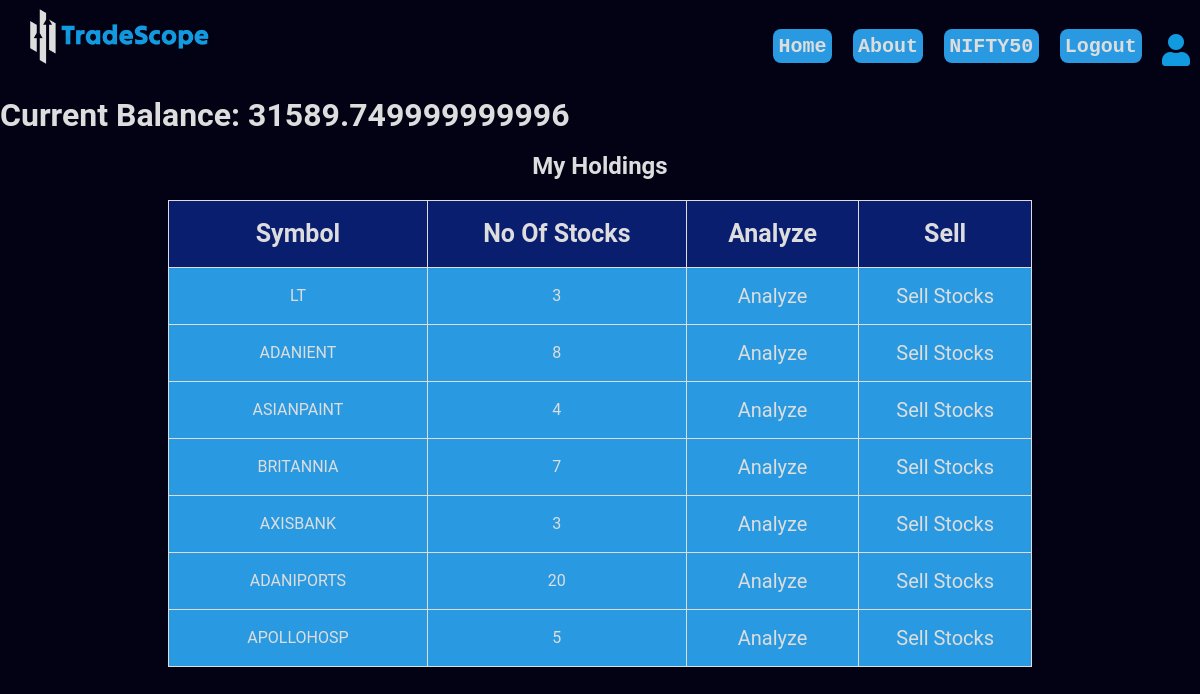
/selling_market (signed in), run on an earlier commit of the app's database.
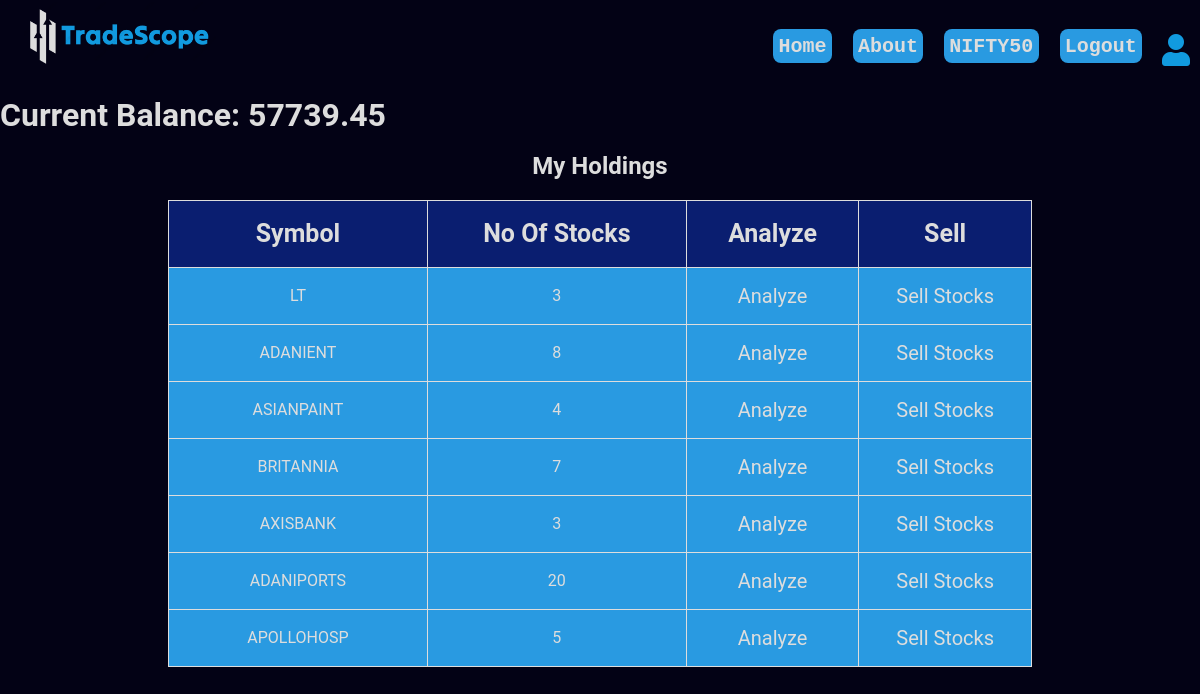
And on a later commit of the database.
### app.py (models this page shows, shortened)
class User(db.Model):
    id = db.Column(db.Integer, primary_key=True)
    username = db.Column(db.String(100), unique=True, nullable=False)
    password_hash = db.Column(db.String(200), nullable=False)
    full_name= db.Column(db.String(100), nullable=True)
    mobile_number=db.Column(db.String(10),nullable=True)
    email=db.Column(db.String(100),nullable=True)
    balance = db.Column(db.Integer,nullable=True)
    holdings=db.Column(db.String(255),nullable=True)
    watchlist=db.Column(db.Text,nullable=True)
    def read_csv_to_dictionary(self,username):
        csv_file_name = f"{username}_file.csv"
        your_dictionary = {}
        with open(csv_file_name, "r") as csvfile:
            csv_reader = csv.reader(csvfile)
            for row in csv_reader:
                key, value = row
                your_dictionary[key] = int(value)  # Assuming values are integers
        return your_dictionary

### app.py (the view)
@app.route('/selling_market',methods=['GET'])
def selling_market():
    username=session['username']
    user = User.query.filter_by(username=username).first()
    balance=user.balance
    holdings=user.read_csv_to_dictionary(session['username'])
    return render_template('selling_market.html',holdings=holdings,balance=balance)

### templates/selling_market.html (shortened to what this page needs)
<!DOCTYPE html>
<html lang="en">
<head>
    <link rel="stylesheet" type="text/css" href="{{ url_for('static', filename='style.css') }}">
</head>
<body>
    <div class="top_nav_bar">
        <div class="top_nav_icon">
            <div class="top_nav_logo">
                <img style="width: 80%; height: 100%; margin-left:0 ;" src="static/logo.png" alt="TradeScope logo">
            </div>
        </div>
        <div class="top_nav_menu">
            <ul>
                <link rel="stylesheet" href="https://cdnjs.cloudflare.com/ajax/libs/font-awesome/5.15.3/css/all.min.css" />
                <a href="/homepage" class="top_nav_button">Home</a>
                <a href="/about" class="top_nav_button">About</a>
                <a href="/analyze_nifty" class="top_nav_button">NIFTY50</a>
                <a href="/logout" class="top_nav_button">Logout</a>
                <a href="/user_info" class="fas fa-user"></a>
            </ul>
        </div>
    </div>
    <div class="balance_box">
        <h1>Current Balance: {{ balance }}</h1>
    </div>
    <div class="analyze_plot_container" style="margin-top: 0;">
        <h2 style="text-align: center; color: #ddd;">My Holdings</h2>
            <table class="filtered_stock_table">
                <thead>
                    <tr>
                        <th>Symbol</th>
                        <th>No Of Stocks</th>
                        <th>Analyze</th>
                        <th>Sell</th>
                    </tr>
                </thead>
                <tbody>
                    {% for symbol, stock_no in holdings.items() %}
                        <tr>
                            <td style="width: 30%;">{{ symbol }}</td>
                            <td style="width: 30%;">{{ stock_no }}</td>
                            <td style="width:20%;">
                            <form style="height: 100%; width: 100%; padding: 0;" action="/stock_graph" method="get">
                                <button class="filter_table_submit_1" type="submit">Analyze</button>
                            </form>
                            </td>
                            <td style="width:20%;">
                            <form style="height: 100%; width: 100%; padding: 0;" action="/sell_stocks" method="get">
                                <button class="filter_table_submit_1" type="submit">Sell Stocks</button>
                            </form>
                            </td>
                        </tr>
                    {% endfor %}
                </tbody>
            </table>
    </div>
</body>
</html>

### static/style.css (style rules this page uses)
body { position: absolute; width: 100%; height: 100%; background-color: rgb(3, 2, 21); font-family: "Roboto", sans-serif; color: #ddd; margin: 0; padding: 0%; }
.top_nav_bar { width:100%; height:6%; margin:auto; }
.top_nav_icon { width:20%; float:left; height:6%; }
.top_nav_logo { color:#1aa8db; font-size:40px; font-family:'Arial'; padding-left: 10%; float:left; padding-top:1%; width:100%; }
.top_nav_menu { margin-right: 5%; width:100%; float:right; height:6%; }
ul { float:right; display: flex; justify-content:right; align-items:right; margin-right:0; }
ul a { list-style:none; margin-left:5%; margin-top: 4%; text-decoration:none; color:#ddd; font-family:'Courier New', monospace; font-weight:bold; font-size:20px; transition: 0.4s ease-in-out; }
.top_nav_button { list-style:none; margin-left:8%; margin-top: 4%; font-size:20px; background-color: #299ae1; width:100%; height:100%; border-radius: 8px; padding:2%; }
.fas.fa-user { font-size: 2em; color:#119adf; text-decoration: none; margin-top: 15px; margin-right: -50px; margin-left: 20px; }
.analyze_plot_container { margin-left: 10%; height: 600px; margin-top: 3%; }
.analyze_plot_container { width:80% }
.filtered_stock_table { width: 90%; border-collapse: collapse; margin-top: 1%; margin-left: 5%; }
.filtered_stock_table th, .filtered_stock_table td { padding: 8px; height: 40px; border: 1px solid #ddd; text-align: center; }
.filtered_stock_table th { height: 10%; height: 50px; background-color: #0a1e70; font-size: 25px; }
.filtered_stock_table tr:nth-child(even) { background-color: #299ae1; height: 10px; }
.filtered_stock_table tr:nth-child(odd) { background-color: #299ae1; height: 10px; }
.filter_table_submit_1 { width:100%; height: 100%; margin-left:0%; margin-top: 0%; background-color: #299ae1; font-family: "Roboto", sans-serif; color: #ddd; font-size: 20px; border-radius: 0px; border: 0; }
.balance_box { width: 80%; height: 4.5%; margin-top: 4%; }
h2 { color: #333; }

What changed in the data, as far as the page shows it:
changed User: balance "31589.749999999996" → "57739.45"
